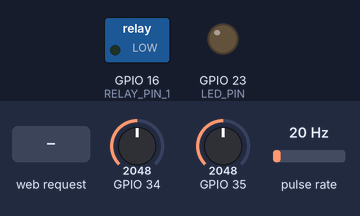
The program below on a simulated ESP32. Parts: switched loads named in the program (green lamp = pin HIGH), output pins drawn as LEDs (lit = HIGH). Wiring (inferred from the names in the program): pulse sensor: data GPIO 13. Inputs (shaded band) come from the test bench; at power-on: GPIO 34 = 2048, GPIO 35 = 2048, pulse rate 20 Hz. WiFi joins after 1.5 s; servers stay silent unless stated; no MQTT or app messages arrive unless stated; not simulated (calls return 0 or success): secrets.h; what the program prints to the serial monitor is not drawn.

Above: at 2.7 s.
2.8 s: HTTP request GET /Relay/on received
At 4.0 s:
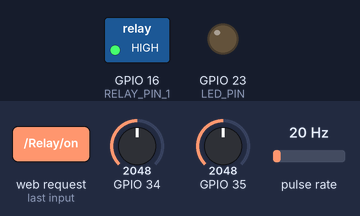
7.0 s: HTTP request GET /Relay/off received
At 8.8 s:
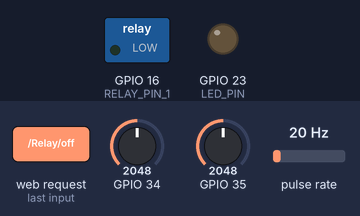
Timing chart, 0 to 10.3 s (numbered marks = the images above; inputs shaded):
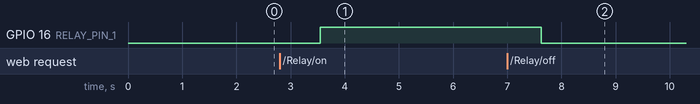

Measured:
- after the input at 2.8 s, GPIO 16 (RELAY_PIN_1): LOW → HIGH after 0.75 s
- after the input at 7.0 s, GPIO 16 (RELAY_PIN_1): HIGH → LOW after 0.63 s

The program:

main.cpp
```cpp
// (licence header left out)
#include "Arduino.h"
#include "ArduinoJson.h"
#include <WiFi.h>
#include <WebServer.h>
#include <EspMQTTClient.h>

#include <vector>

#include <FlowMeter.hpp>
#include <flow_config.h>
#include <secrets.h>

std::vector<FlowMeter *> _FLOWMETERS;
std::vector<TDSSensor *> _TDSSENSORS;

// Replace with your network credentials
const char *ssid = SECRET_SSID;
const char *password = SECRET_PASS;

// Assign output variables to GPIO pins
const int RELAY_PIN_1 = 16;
const int LED_PIN = 23;

String relay_state = "off";
String ready_state = "Ready";
String flow_state = "0";

// auto target_pulses = 6900; // Do_It_Lady *both ladies*
auto target_pulses = 6600; // Two_It_Lady

// Create a web server object
WebServer server(80);
EspMQTTClient client(ssid, password, "10.0.0.115");

void onConnectionEstablished();
void handleRoot();

// Function to handle turning GPIO 16 on
void activateRelay1()
{
  relay_state = "on";
  digitalWrite(RELAY_PIN_1, HIGH);
  handleRoot();
}

// Function to handle turning GPIO 16 off
void deactivateRelay1()
{
  relay_state = "off";
  digitalWrite(RELAY_PIN_1, LOW);
  ready_state = "Not Ready";
  handleRoot();
}

// Function to handle turning GPIO 27 on
void lockDispenser()
{
  ready_state = "Not Ready";
  handleRoot();
}

// Function to handle turning GPIO 27 off
void resetDispenser()
{
  ready_state = "Ready";
  handleRoot();
}

// Function to handle the root URL and show the current states
void handleRoot()
{
  String html = "<!DOCTYPE html><html><head><meta name=\"viewport\" content=\"width=device-width, initial-scale=1\">";
  html += "<link rel=\"icon\" href=\"data:,\">";
  html += "<style>html { font-family: Helvetica; display: inline-block; margin: 0px auto; text-align: center;}";
  html += ".button { background-color: #4CAF50; border: none; color: white; padding: 16px 40px; text-decoration: none; font-size: 30px; margin: 2px; cursor: pointer;}";
  html += ".button2 { background-color: #555555; }</style></head>";
  html += "<body><h1>RO Dispenser</h1>";

  // Display GPIO 26 controls
  html += "<p>Relay State = " + relay_state + " </p>";
  if (relay_state == "off")
  {
    html += "<p><a href=\"/Relay/on\"><button class=\"button\">DO IT LADY!</button></a></p>";
  }
  else
  {
    html += "<p><a href=\"/Relay/off\"><button class=\"button button2\">STOP</button></a></p>";
  }

  // Display GPIO 27 controls
  // html += "<p>Ready State = " + ready_state + "</p>";
  // if (ready_state == "Ready") {
  //   html += "<p><a href=\"/Ready\"><button class=\"button\">Ready</button></a></p>";
  // } else {
  //   html += "<p><a href=\"/Not Ready\"><button class=\"button button2\">Reset</button></a></p>";
  // }

  html += "</body></html>";
  server.send(200, "text/html", html);
}

void setup()
{
  Serial.begin(115200);

  // client.enableDebuggingMessages();
  client.enableOTA();

  for (auto &cfg : FLOW_CFGS)
  {
    FlowMeter *f = new FlowMeter(cfg);
    _FLOWMETERS.push_back(f);
  }

  for (auto &cfg : TDS_CFGS)
  {
    TDSSensor *t = new TDSSensor(cfg);
    _TDSSENSORS.push_back(t);
  }

  // Initialize the output variables as outputs
  pinMode(RELAY_PIN_1, OUTPUT);
  pinMode(LED_PIN, OUTPUT);

  // Set outputs to LOW
  digitalWrite(RELAY_PIN_1, LOW);
  digitalWrite(LED_PIN, LOW);

  // Connect to Wi-Fi network
  Serial.print("Connecting to ");
  Serial.println(ssid);
  WiFi.begin(ssid, password);
  while (WiFi.status() != WL_CONNECTED)
  {
    delay(500);
    Serial.print(".");
  }
  Serial.println("");
  Serial.println("WiFi connected.");
  Serial.println("IP address: ");
  Serial.println(WiFi.localIP());

  // Set up the web server to handle different routes
  server.on("/", handleRoot);
  server.on("/Relay/on", activateRelay1);
  server.on("/Relay/off", deactivateRelay1);
  server.on("/Ready", lockDispenser);
  server.on("/Not Ready", resetDispenser);
  // Start the web server
  server.begin();
  Serial.println("HTTP server started");
}

void loop()
{
  // Handle incoming client requests
  server.handleClient();
  client.loop();

  StaticJsonDocument<400> message;
  message["key"] = _CLIENTID;

  for (auto &flowmeter : _FLOWMETERS)
  {
    flowmeter->run();

    message["data"][flowmeter->id]["Total_Pulses"] = flowmeter->total_pulse_count;
    // message["data"][flowmeter->id]["Flow_rate[LPM]"] = flowmeter->flow_rate;
    // message["data"][flowmeter->id]["Total[L]"] = flowmeter->total_liters;
    message["data"][flowmeter->id]["Total[mL]"] = flowmeter->total_milliliters;

    if (flowmeter->total_pulse_count >= target_pulses)
    {
      deactivateRelay1();
      flowmeter->total_pulse_count = 0;
    }

    flow_state = String(flowmeter->total_milliliters);
  }

  for (auto &tdssensor : _TDSSENSORS)
  {
    tdssensor->readTDSSensor();
    message["data"][tdssensor->id]["ADC"] = tdssensor->adc;
    message["data"][tdssensor->id]["Voltage"] = tdssensor->voltage;
    message["data"][tdssensor->id]["EC"] = tdssensor->EC;
    message["data"][tdssensor->id]["TDS"] = tdssensor->TDS;
  }

  // message["data"]["memory"]["Output_memory_size"] = message.memoryUsage();

  serializeJsonPretty(message["data"], Serial);
  // serializeJson(message["data"], Serial);
  Serial.println("");

  delay(1000);
}

// This function is called once everything is connected (Wifi and MQTT)
// WARNING : YOU MUST IMPLEMENT IT IF YOU USE EspMQTTClient
void onConnectionEstablished()
{
  // Subscribe to "mytopic/test" and display received message to Serial
  client.subscribe("mytopic/test", [](const String &payload)
                   { Serial.println(payload); });

  // Publish a message to "mytopic/test"
  client.publish("mytopic/test", "This is a message"); // You can activate the retain flag by setting the third parameter to true
}
```

flow_config.h
```cpp
#pragma once

#include "FlowMeter.hpp"
#include "TDSSensor.hpp"
#include "secrets.h"

#include <vector>

constexpr auto _SSID = SECRET_SSID;
constexpr auto _PASS = SECRET_PASS;

constexpr bool _PUBLISHMQTT = true;
constexpr auto _MQTTHOST = "10.0.0.115";
constexpr auto _MQTTPORT = 1883;
constexpr auto _CLIENTID = "flow-meters";
constexpr auto _PUBTOPIC = "brewcast/history/flow-meters";

// Calibration factors
/*
    FLOW_CHARACTERISTICS_CODE: YF-S302
    1311 pulses = liter

    f(hz) = Q(L/s) * 1311
    f(hz) = [Q(L/m) * 1311] / 60 -> f(hz) = Q(L/m) * 21.85
    f(hz) = [Q(L/h) * 1311] / 60 / 60 -> f(hz) = Q(L/h) * 0.3642

    Q(L/s) = f(hz) / 1311
    Q(L/m) = [f(hz) / 1311] / 60 -> Q(L/m) = f(hz) / 21.85
    Q(L/h) = [f(hz) / 1311] / 60 / 60 -> Q(L/h) = f(hz) / 0.3642
*/
constexpr auto _YF_S302 = 21.85; // Q(L/m)

/*
    FLOW_CHARACTERISTICS_CODE: YF-S402-B
    1920 pulses = 1 liter

    f(hz) = Q(L/s) * 1920
    f(hz) = [Q(L/m) * 1920] / 60 -> f(hz) = Q(L/m) * 32
    f(hz) = [Q(L/h) * 1920] / 60 / 60 -> f(hz) = Q(L/h) * 0.5333

    Q(L/s) = f(hz) / 1920
    Q(L/m) = [f(hz) / 1920] * 60 -> Q(L/m) = f(hz) / 32
    Q(L/h) = [f(hz) / 1920] * 60 * 60 -> Q(L/h) = f(hz) / 0.5333
*/
constexpr auto _YFS402B = 32; // Q(L/m)

/*
    FLOW_CHARACTERISTICS_CODE:
    596 pulses = 1 liter

    f(hz) = Q(L/s) * 596
    f(hz) = [Q(L/m) * 596] / 60 -> f(hz) = Q(L/m) * 9.93
    f(hz) = [Q(L/h) * 596] / 60 / 60 -> f(hz) = Q(L/h) * 0.1655

    Q(L/s) = f(hz) / 596
    Q(L/m) = [f(hz) / 596] * 60 -> Q(L/m) = f(hz) / 9.93
    Q(L/h) = [f(hz) / 596] * 60 * 60 -> Q(L/h) = f(hz) / 0.1655
*/
constexpr auto _SS_FLOW1 = 9.93;

/*
    FLOW_CHARACTERISTICS_CODE: YF-B1-S
    1077 pulses = 1 liter

    f(hz) = Q(L/s) * 1077
    f(hz) = [Q(L/m) * 1077] / 60 -> f(hz) = Q(L/m) * 17.95
    f(hz) = [Q(L/h) * 1077] / 60 / 60 -> f(hz) = Q(L/h) * 0.2992

    Q(L/s) = f(hz) / 1077
    Q(L/m) = [f(hz) / 1077] * 60 -> Q(L/m) = f(hz) / 17.95
    Q(L/h) = [f(hz) / 1077] * 60 * 60 -> Q(L/h) = f(hz) / 0.2992
*/
constexpr auto _SS_FLOW2 = 17.95; // Q(L/m)

/*
    FLOW_CHARACTERISTICS_CODE: MH-01
    1650 pulses = 1 liter

    f(hz) = Q(L/s) * 1650
    f(hz) = [Q(L/m) * 1650] / 60 -> f(hz) = Q(L/m) * 27.50
    f(hz) = [Q(L/h) * 1650] / 60 / 60 -> f(hz) = Q(L/h) * 0.4583

    Q(L/s) = f(hz) / 1650
    Q(L/m) = [f(hz) / 1650] * 60 -> Q(L/m) = f(hz) / 27.50
    Q(L/h) = [f(hz) / 1650] * 60 * 60 -> Q(L/h) = f(hz) / 0.4583
*/
constexpr auto _MH01 = 27.50; // Q(L/m)

// Production: dev-kit
std::vector<flowmeter_cfg_t> FLOW_CFGS{
    {
        .id = "flow",
        .sensor_pin = 13,
        // .calibration_factor = _YFS402B,
        .calibration_factor = 27.50,
        .percent_correction_factor = 1.00,
    },
};

std::vector<tds_sensor_cfg_t> TDS_CFGS{
    {
        .id = "RO_Water_TDS",
        .sensor_pin = 34,
        .tds_factor = .82,
    },
    {
        .id = "City_Water_TDS",
        .sensor_pin = 35,
        .tds_factor = .54,
    },
};
```
